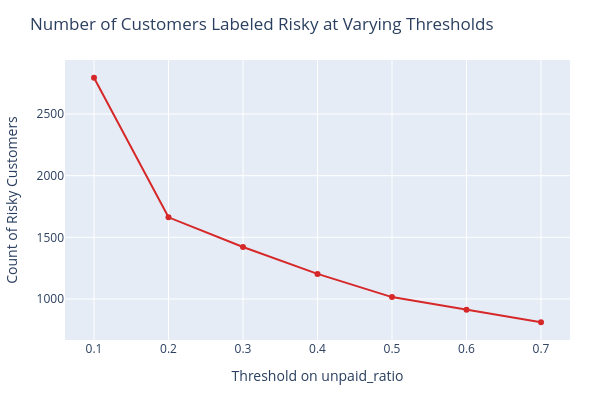

Notebook code cell kept with this figure:
### Markdown cell above
To begin, we'll run a simple experiment to help identify a suitable risk threshold. By plotting customer count against unpaid ratio, we can visualise how many customers would be classified as risky at different threshold levels. This will inform our decision on selecting an appropriate unpaid ratio cutoff.

### Code cell
plot_risk_threshold_sensitivity(df)

### Figure 1 — Plotly figure (JSON) as saved in the notebook; plotly's stock layout.template omitted (floating-point values rounded to 4 significant figures)
{"data": [{"hovertemplate": "Threshold=%{x}<br>Risky Customers=%{y}<extra></extra>", "legendgroup": "", "line": {"color": "#d62828", "dash": "solid"}, "marker": {"symbol": "circle"}, "mode": "lines+markers", "name": "", "orientation": "v", "showlegend": false, "type": "scatter", "x": [0.1, 0.2, 0.3, 0.4, 0.5, 0.6, 0.7], "xaxis": "x", "y": [2794, 1662, 1421, 1203, 1015, 912, 811], "yaxis": "y"}], "layout": {"height": 400, "legend": {"tracegroupgap": 0}, "margin": {"b": 60, "l": 60, "r": 30, "t": 60}, "title": {"text": "Number of Customers Labeled Risky at Varying Thresholds"}, "width": 600, "xaxis": {"anchor": "y", "domain": [0, 1], "tickmode": "array", "tickvals": [0.1, 0.2, 0.3, 0.4, 0.5, 0.6, 0.7], "title": {"text": "Threshold on unpaid_ratio"}}, "yaxis": {"anchor": "x", "domain": [0, 1], "title": {"text": "Count of Risky Customers"}}}}
